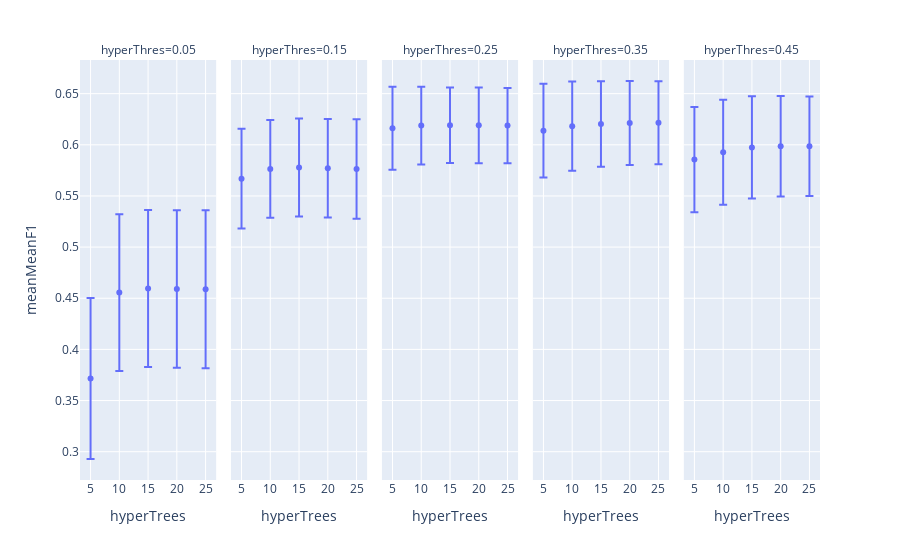

The code cell stored with this chart in its notebook:
### Code cell
px.scatter(hyperParams,x='hyperTrees',y='meanMeanF1',error_y='stdMeanF1',facet_col='hyperThres')

### Figure 1 — Plotly figure (JSON) as saved in the notebook; plotly's stock layout.template omitted (floating-point values rounded to 4 significant figures)
{"data": [{"error_y": {"array": [0.07873, 0.07667, 0.07676, 0.07698, 0.07712]}, "hovertemplate": "hyperThres=0.05<br>hyperTrees=%{x}<br>meanMeanF1=%{y}<extra></extra>", "legendgroup": "", "marker": {"color": "#636efa", "symbol": "circle"}, "mode": "markers", "name": "", "orientation": "v", "showlegend": false, "type": "scatter", "x": [5, 10, 15, 20, 25], "xaxis": "x", "y": [0.3716, 0.4555, 0.4595, 0.459, 0.4588], "yaxis": "y"}, {"error_y": {"array": [0.04878, 0.04778, 0.04782, 0.04814, 0.04865]}, "hovertemplate": "hyperThres=0.15<br>hyperTrees=%{x}<br>meanMeanF1=%{y}<extra></extra>", "legendgroup": "", "marker": {"color": "#636efa", "symbol": "circle"}, "mode": "markers", "name": "", "orientation": "v", "showlegend": false, "type": "scatter", "x": [5, 10, 15, 20, 25], "xaxis": "x2", "y": [0.5669, 0.5764, 0.5778, 0.5772, 0.5764], "yaxis": "y2"}, {"error_y": {"array": [0.04054, 0.03799, 0.03692, 0.03697, 0.03679]}, "hovertemplate": "hyperThres=0.25<br>hyperTrees=%{x}<br>meanMeanF1=%{y}<extra></extra>", "legendgroup": "", "marker": {"color": "#636efa", "symbol": "circle"}, "mode": "markers", "name": "", "orientation": "v", "showlegend": false, "type": "scatter", "x": [5, 10, 15, 20, 25], "xaxis": "x3", "y": [0.6161, 0.6187, 0.619, 0.619, 0.6188], "yaxis": "y3"}, {"error_y": {"array": [0.04574, 0.04368, 0.0417, 0.04108, 0.04061]}, "hovertemplate": "hyperThres=0.35<br>hyperTrees=%{x}<br>meanMeanF1=%{y}<extra></extra>", "legendgroup": "", "marker": {"color": "#636efa", "symbol": "circle"}, "mode": "markers", "name": "", "orientation": "v", "showlegend": false, "type": "scatter", "x": [5, 10, 15, 20, 25], "xaxis": "x4", "y": [0.6138, 0.6182, 0.6203, 0.6213, 0.6215], "yaxis": "y4"}, {"error_y": {"array": [0.05146, 0.05131, 0.04994, 0.04913, 0.04868]}, "hovertemplate": "hyperThres=0.45<br>hyperTrees=%{x}<br>meanMeanF1=%{y}<extra></extra>", "legendgroup": "", "marker": {"color": "#636efa", "symbol": "circle"}, "mode": "markers", "name": "", "orientation": "v", "showlegend": false, "type": "scatter", "x": [5, 10, 15, 20, 25], "xaxis": "x5", "y": [0.5855, 0.5926, 0.5974, 0.5987, 0.5986], "yaxis": "y5"}], "layout": {"annotations": [{"font": {}, "showarrow": false, "text": "hyperThres=0.05", "x": 0.092, "xanchor": "center", "xref": "paper", "y": 1, "yanchor": "bottom", "yref": "paper"}, {"font": {}, "showarrow": false, "text": "hyperThres=0.15", "x": 0.296, "xanchor": "center", "xref": "paper", "y": 1, "yanchor": "bottom", "yref": "paper"}, {"font": {}, "showarrow": false, "text": "hyperThres=0.25", "x": 0.5, "xanchor": "center", "xref": "paper", "y": 1, "yanchor": "bottom", "yref": "paper"}, {"font": {}, "showarrow": false, "text": "hyperThres=0.35", "x": 0.704, "xanchor": "center", "xref": "paper", "y": 1, "yanchor": "bottom", "yref": "paper"}, {"font": {}, "showarrow": false, "text": "hyperThres=0.45", "x": 0.908, "xanchor": "center", "xref": "paper", "y": 1, "yanchor": "bottom", "yref": "paper"}], "legend": {"tracegroupgap": 0}, "margin": {"t": 60}, "xaxis": {"anchor": "y", "domain": [0, 0.184], "title": {"text": "hyperTrees"}}, "xaxis2": {"anchor": "y2", "domain": [0.204, 0.388], "matches": "x", "title": {"text": "hyperTrees"}}, "xaxis3": {"anchor": "y3", "domain": [0.408, 0.592], "matches": "x", "title": {"text": "hyperTrees"}}, "xaxis4": {"anchor": "y4", "domain": [0.612, 0.796], "matches": "x", "title": {"text": "hyperTrees"}}, "xaxis5": {"anchor": "y5", "domain": [0.816, 1], "matches": "x", "title": {"text": "hyperTrees"}}, "yaxis": {"anchor": "x", "domain": [0, 1], "title": {"text": "meanMeanF1"}}, "yaxis2": {"anchor": "x2", "domain": [0, 1], "matches": "y", "showticklabels": false}, "yaxis3": {"anchor": "x3", "domain": [0, 1], "matches": "y", "showticklabels": false}, "yaxis4": {"anchor": "x4", "domain": [0, 1], "matches": "y", "showticklabels": false}, "yaxis5": {"anchor": "x5", "domain": [0, 1], "matches": "y", "showticklabels": false}}}
